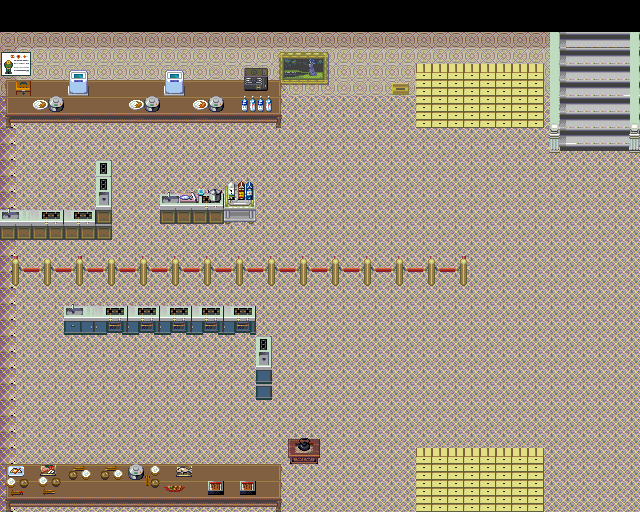

This is a level from a 2D game, rendered from its Tiled map with the project's own tilesets. A one-line summary and the map file follow, with tile-layer data summarised:
An orthogonal 40x32 tile map with 16x16 px tiles, 7 tile layers (Base, MonoShita, MonoChu, MonoUe, ...), 3 tilesets and 49 objects.

<map version="1.0" orientation="orthogonal" renderorder="right-down" width="40" height="32" tilewidth="16" tileheight="16" backgroundcolor="#000000" nextobjectid="91">
 <tileset firstgid="1" name="kitchen-option1" tilewidth="16" tileheight="16">
  <image source="kitchen-option1.png" trans="007575" width="288" height="192" />
 </tileset>
 <tileset firstgid="217" name="ST-MsionR-I01" tilewidth="16" tileheight="16">
  <image source="ST-MsionR-I01.png" trans="007575" width="256" height="1990" />
 </tileset>
 <tileset firstgid="2201" name="youkan" tilewidth="16" tileheight="16">
  <image source="youkan.png" trans="007575" width="480" height="256" />
 </tileset>
 <layer name="Base" width="40" height="32">
  <properties>
   <property name="cc_vertexz" value="-14" />
  </properties>
  <data>[1280 cells, 1200 non-empty, 3 distinct tile ids]</data>
 </layer>
 <layer name="MonoShita" width="40" height="32">
  <properties>
   <property name="cc_vertexz" value="-13" />
  </properties>
  <data>[1280 cells, 180 non-empty, 18 distinct tile ids]</data>
 </layer>
 <layer name="MonoChu" width="40" height="32">
  <properties>
   <property name="cc_vertexz" value="-12" />
  </properties>
  <data>[1280 cells, 173 non-empty, 45 distinct tile ids]</data>
 </layer>
 <layer name="MonoUe" width="40" height="32">
  <properties>
   <property name="cc_vertexz" value="-11" />
  </properties>
  <data>[1280 cells, 152 non-empty, 55 distinct tile ids]</data>
 </layer>
 <objectgroup name="collision">
  <object id="23" x="0" y="80" width="272" height="48" />
  <object id="24" x="272" y="80" width="16" height="48" />
  <object id="25" x="288" y="64" width="256" height="32" />
  <object id="26" x="416" y="80" width="128" height="48" />
  <object id="27" x="544" y="32" width="16" height="128" />
  <object id="28" x="624" y="32" width="16" height="128" />
  <object id="29" x="0" y="224" width="112" height="16" />
  <object id="30" x="96" y="160" width="16" height="80" />
  <object id="31" x="176" y="208" width="48" height="16" />
  <object id="32" x="160" y="208" width="16" height="16" />
  <object id="33" x="224" y="192" width="32" height="32" />
  <object id="34" x="0" y="464" width="288" height="48" />
  <object id="35" x="64" y="304" width="192" height="32" />
  <object id="36" x="256" y="336" width="16" height="64" />
  <object id="37" x="288" y="432" width="32" height="32" />
  <object id="38" x="416" y="480" width="128" height="32" />
  <object id="39" x="0" y="208" width="96" height="16" />
  <object id="70" x="0" y="272" width="464" height="16" />
  <object id="71" x="-32" y="32" width="32" height="480" />
  <object id="72" x="640" y="32" width="48" height="480" />
  <object id="73" x="0" y="512" width="640" height="16" />
 </objectgroup>
 <objectgroup name="Ugokumono(object)">
  <properties>
   <property name="cc_vertexz" value="0" />
  </properties>
 </objectgroup>
 <objectgroup name="Chara(object)">
  <properties>
   <property name="cc_vertexz" value="0" />
  </properties>
  <object id="67" x="224" y="336" width="32" height="32">
   <properties>
    <property name="CharaID" value="1" />
    <property name="EventID" value="17" />
    <property name="direction" value="UP" />
    <property name="movePattern" value="2" />
    <property name="objID" value="109" />
    <property name="trigger" value="2" />
   </properties>
  </object>
  <object id="74" x="64" y="176" width="32" height="32">
   <properties>
    <property name="CharaID" value="0" />
    <property name="direction" value="RIGHT" />
    <property name="movePattern" value="2" />
    <property name="objID" value="1087" />
   </properties>
  </object>
 </objectgroup>
 <layer name="CharaUe1" width="40" height="32">
  <data>[1280 cells, 30 non-empty, 6 distinct tile ids]</data>
 </layer>
 <layer name="CharaUe2" width="40" height="32">
  <data>[1280 cells, 26 non-empty, 12 distinct tile ids]</data>
 </layer>
 <layer name="CharaUe3" width="40" height="32">
  <data>[1280 cells, 2 non-empty, 1 distinct tile ids]</data>
 </layer>
 <objectgroup name="event">
  <object id="41" x="560" y="0" width="32" height="32">
   <properties>
    <property name="EventID" value="2" />
    <property name="trigger" value="1" />
   </properties>
  </object>
  <object id="42" x="592" y="0" width="32" height="32">
   <properties>
    <property name="EventID" value="3" />
    <property name="trigger" value="1" />
   </properties>
  </object>
  <object id="45" x="0" y="208" width="96" height="32">
   <properties>
    <property name="EventID" value="1" />
    <property name="trigger" value="2" />
   </properties>
  </object>
  <object id="46" x="96" y="160" width="16" height="64">
   <properties>
    <property name="EventID" value="1" />
    <property name="trigger" value="2" />
   </properties>
  </object>
  <object id="48" x="0" y="80" width="32" height="48">
   <properties>
    <property name="EventID" value="6" />
    <property name="trigger" value="2" />
   </properties>
  </object>
  <object id="49" x="32" y="80" width="32" height="48">
   <properties>
    <property name="EventID" value="7" />
    <property name="trigger" value="2" />
   </properties>
  </object>
  <object id="50" x="128" y="80" width="32" height="48">
   <properties>
    <property name="EventID" value="7" />
    <property name="trigger" value="2" />
   </properties>
  </object>
  <object id="51" x="192" y="80" width="32" height="48">
   <properties>
    <property name="EventID" value="7" />
    <property name="trigger" value="2" />
   </properties>
  </object>
  <object id="52" x="64" y="80" width="32" height="48">
   <properties>
    <property name="EventID" value="8" />
    <property name="trigger" value="2" />
   </properties>
  </object>
  <object id="53" x="160" y="80" width="32" height="48">
   <properties>
    <property name="EventID" value="8" />
    <property name="trigger" value="2" />
   </properties>
  </object>
  <object id="56" x="384" y="64" width="32" height="32">
   <properties>
    <property name="EventID" value="9" />
    <property name="trigger" value="2" />
   </properties>
  </object>
  <object id="57" x="416" y="96" width="64" height="32">
   <properties>
    <property name="EventID" value="10" />
    <property name="trigger" value="2" />
   </properties>
  </object>
  <object id="58" x="416" y="480" width="128" height="32">
   <properties>
    <property name="EventID" value="11" />
    <property name="trigger" value="2" />
   </properties>
  </object>
  <object id="59" x="288" y="432" width="32" height="32">
   <properties>
    <property name="EventID" value="12" />
    <property name="trigger" value="2" />
   </properties>
  </object>
  <object id="61" x="0" y="464" width="272" height="48">
   <properties>
    <property name="EventID" value="13" />
    <property name="trigger" value="2" />
   </properties>
  </object>
  <object id="62" x="64" y="304" width="192" height="32">
   <properties>
    <property name="EventID" value="14" />
    <property name="trigger" value="2" />
   </properties>
  </object>
  <object id="63" x="256" y="336" width="16" height="64">
   <properties>
    <property name="EventID" value="14" />
    <property name="trigger" value="2" />
   </properties>
  </object>
  <object id="64" x="224" y="192" width="32" height="32">
   <properties>
    <property name="EventID" value="15" />
    <property name="trigger" value="2" />
   </properties>
  </object>
  <object id="65" x="160" y="192" width="64" height="32">
   <properties>
    <property name="EventID" value="16" />
    <property name="trigger" value="2" />
   </properties>
  </object>
  <object id="69" x="0" y="0" width="32" height="32">
   <properties>
    <property name="EventID" value="18" />
    <property name="trigger" value="0" />
   </properties>
  </object>
  </objectgroup>
 <objectgroup name="item">
  <!-- 2 objects omitted --></objectgroup>
</map>
<!-- 6 of 49 objects omitted -->
